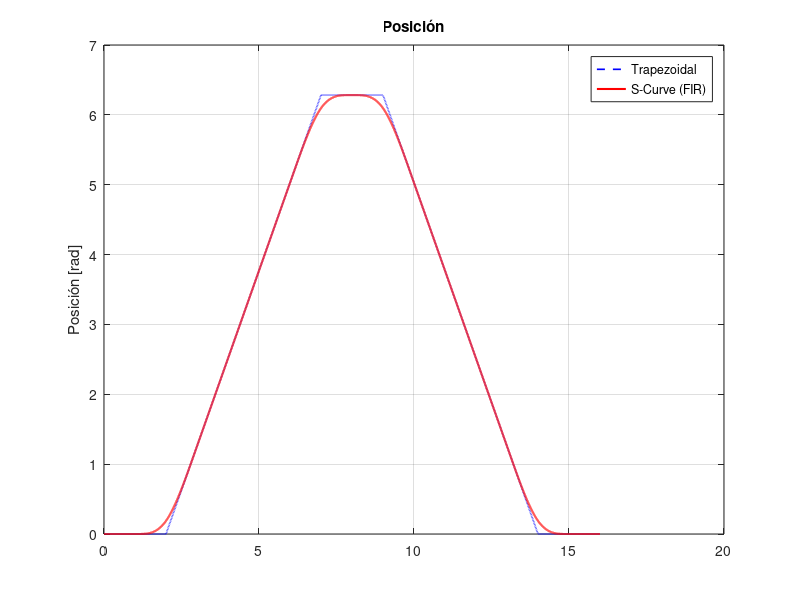
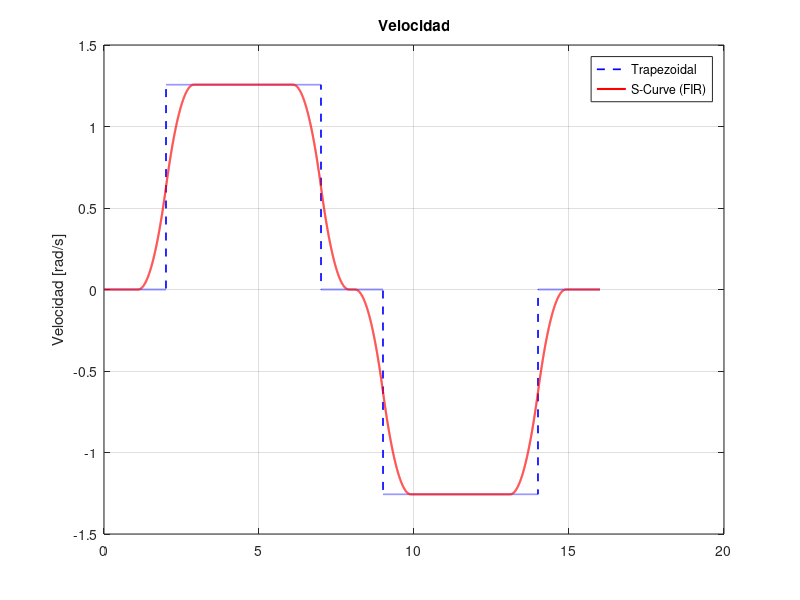
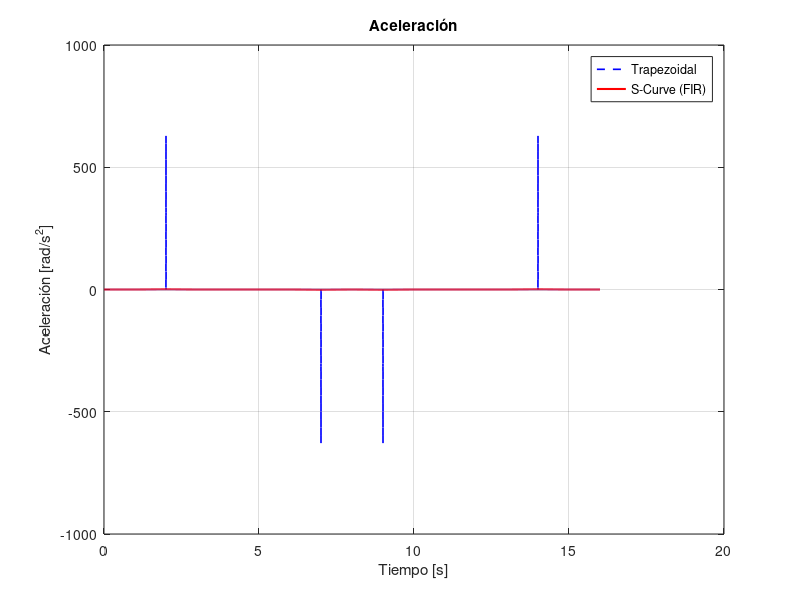
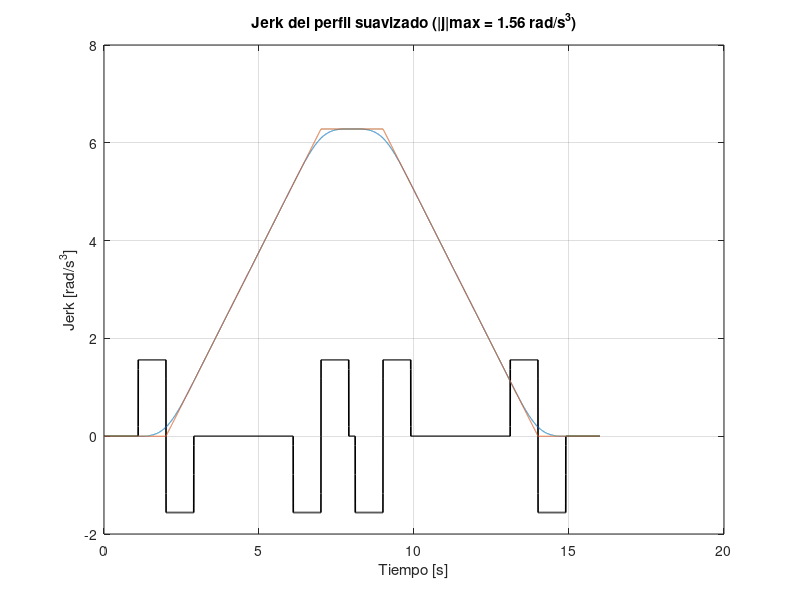

The MATLAB script that drew these images, in order:
%% 
%% Perfil S-Curve a partir de un trapezoidal (filtrado FIR)


%% 1. Perfil trapezoidal original (consigna)
t_trap = [0, 2, 7, 9, 14, 16];      % [s]
p_trap = [0, 0, 2*pi, 2*pi, 0, 0];  % [rad]

%% 2. Muestreo fino del perfil original (interpolación lineal)
Ts = 0.001;                          % periodo de muestreo [s] (ajusta según tu lazo)
t = 0:Ts:t_trap(end);
p_orig = interp1(t_trap, p_trap, t, 'linear');

%% 3. Cálculo de velocidad y aceleración del original
v_orig = gradient(p_orig, Ts);
a_orig = gradient(v_orig, Ts);

%% 4. Filtro FIR (media móvil) para suavizar -> S-Curve
% El orden N del filtro se elige según el jerk máximo admisible:
%   N = a_max / (j_max * Ts) - 1
% Con a_max ~ pi rad/s^2 (aprox. del trapezoidal) y j_max deseado.
a_max_trap = max(abs(a_orig));       % aceleración máx del trapezoidal
j_max_deseado = 700;                    % [rad/s^3] AJUSTA este valor
N = round(a_max_trap / (j_max_deseado * Ts) - 1);
N = max(N, 2);                        % al menos orden 2
if mod(N,2)==0, N = N+1; end          % forzar impar para simetría (opcional)

% Filtro de media móvil de N puntos (coeficientes 1/N)
b = ones(1,N)/N;
a = 1;

% Aplicar filtro a la posición (filtfilt evita desfase)
p_s = filtfilt(b, a, p_orig);

%% 5. Derivadas del perfil suavizado
v_s = gradient(p_s, Ts);
a_s = gradient(v_s, Ts);
j_s = gradient(a_s, Ts);

%% 6. Gráficas comparativas


figure('Name','Consigna de movimiento','Color','w');
plot(t, p_orig, 'b--', 'LineWidth',1.2); hold on;
plot(t, p_s, 'r-', 'LineWidth',1.5);
grid on; ylabel('Posición [rad]');
legend('Trapezoidal','S-Curve (FIR)','Location','best');
title('Posición');

figure('Name','velocidad','Color','w');
plot(t, v_orig, 'b--', 'LineWidth',1.2); hold on;
plot(t, v_s, 'r-', 'LineWidth',1.5);
grid on; ylabel('Velocidad [rad/s]');
legend('Trapezoidal','S-Curve (FIR)','Location','best');
title('Velocidad');

figure('Name','Aceleracíon','Color','w');
plot(t, a_orig, 'b--', 'LineWidth',1.2); hold on;
plot(t, a_s, 'r-', 'LineWidth',1.5);
grid on; xlabel('Tiempo [s]'); ylabel('Aceleración [rad/s^2]');
legend('Trapezoidal','S-Curve (FIR)','Location','best');
title('Aceleración');

%% 7. Verificación del jerk
figure('Name','Jerk','Color','w');
plot(t, j_s, 'k-', 'LineWidth',1.2); grid on;
xlabel('Tiempo [s]'); ylabel('Jerk [rad/s^3]');
title(sprintf('Jerk del perfil suavizado (|j|max = %.2f rad/s^3)', max(abs(j_s))));

%% 8. (Opcional) Guardar el perfil suavizado para usarlo en el lazo
% perfil.t = t; perfil.p = p_s; perfil.v = v_s; perfil.a = a_s;
% save('perfil_scurve.mat','-struct','perfil');

%% ===== EXPORTAR VECTORES PARA LOOKUP TABLE DE SIMULINK =====
% Vectores para el bloque 1-D Lookup Table:
%   - t_lut  -> Breakpoints 1
%   - p_lut  -> Table data
t_lut = t(:);        % vector de tiempo (breakpoints)
p_lut = p_s(:);      % posición suavizada (table data)

% (Opcional) vectores extra para feedforward en el lazo del motor
v_lut = v_s(:);      % velocidad suavizada
a_lut = a_s(:);      % aceleración suavizada

% Enviar al workspace base para que Simulink los vea
assignin('base','t_lut',t_lut);
assignin('base','p_lut',p_lut);
assignin('base','v_lut',v_lut);
assignin('base','a_lut',a_lut);

% (Opcional) guardar en .mat para reutilizar sin recalcular
save('perfil_lut.mat','t_lut','p_lut','v_lut','a_lut');

% Resumen en consola
fprintf('\n✅ Vectores exportados al workspace base:\n');
fprintf('   t_lut : %d puntos, de %.3f a %.3f s\n', numel(t_lut), t_lut(1), t_lut(end));
fprintf('   p_lut : %d puntos, de %.3f a %.3f rad\n', numel(p_lut), p_lut(1), p_lut(end));
fprintf('   v_lut : %d puntos, |v|max = %.3f rad/s\n', numel(v_lut), max(abs(v_lut)));
fprintf('   a_lut : %d puntos, |a|max = %.3f rad/s^2\n', numel(a_lut), max(abs(a_lut)));
fprintf('   Archivo guardado: perfil_lut.mat\n');
hold on
plot(t_lut,p_lut)
plot(t_lut,p_orig)
p_lut
